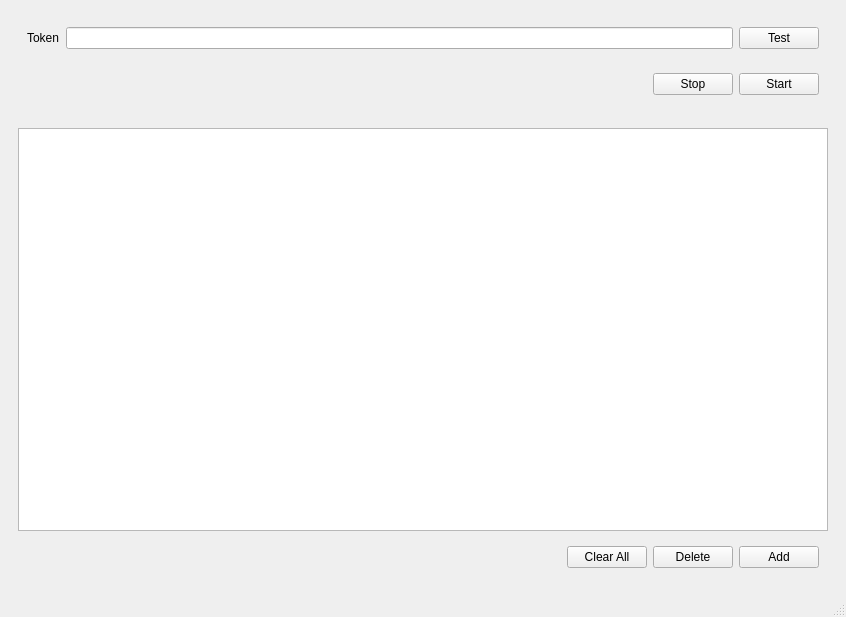
<?xml version="1.0" encoding="UTF-8"?>
<ui version="4.0">
 <class>MainWindow</class>
 <widget class="QMainWindow" name="MainWindow">
  <property name="geometry">
   <rect>
    <x>0</x>
    <y>0</y>
    <width>846</width>
    <height>617</height>
   </rect>
  </property>
  <property name="windowTitle">
   <string>MainWindow</string>
  </property>
  <property name="windowIcon">
   <iconset resource="resources.qrc">
    <normaloff>:/logo/images/logo.png</normaloff>:/logo/images/logo.png</iconset>
  </property>
  <widget class="QWidget" name="centralwidget">
   <layout class="QVBoxLayout" name="verticalLayout_3">
    <item>
     <widget class="QWidget" name="widget_2" native="true">
      <property name="sizePolicy">
       <sizepolicy hsizetype="Preferred" vsizetype="Preferred">
        <horstretch>0</horstretch>
        <verstretch>0</verstretch>
       </sizepolicy>
      </property>
      <layout class="QVBoxLayout" name="verticalLayout">
       <item>
        <widget class="QWidget" name="widget" native="true">
         <property name="sizePolicy">
          <sizepolicy hsizetype="Preferred" vsizetype="Maximum">
           <horstretch>0</horstretch>
           <verstretch>0</verstretch>
          </sizepolicy>
         </property>
         <layout class="QHBoxLayout" name="horizontalLayout_2">
          <item>
           <widget class="QLabel" name="label">
            <property name="text">
             <string>Token</string>
            </property>
           </widget>
          </item>
          <item>
           <widget class="QLineEdit" name="token_input"/>
          </item>
          <item>
           <widget class="QPushButton" name="test_btn">
            <property name="text">
             <string>Test</string>
            </property>
           </widget>
          </item>
         </layout>
        </widget>
       </item>
       <item alignment="Qt::AlignRight">
        <widget class="QWidget" name="widget_3" native="true">
         <property name="sizePolicy">
          <sizepolicy hsizetype="Maximum" vsizetype="Maximum">
           <horstretch>0</horstretch>
           <verstretch>0</verstretch>
          </sizepolicy>
         </property>
         <layout class="QHBoxLayout" name="horizontalLayout">
          <item>
           <widget class="QPushButton" name="stop_btn">
            <property name="text">
             <string>Stop</string>
            </property>
           </widget>
          </item>
          <item>
           <widget class="QPushButton" name="start_btn">
            <property name="text">
             <string>Start</string>
            </property>
           </widget>
          </item>
         </layout>
        </widget>
       </item>
      </layout>
     </widget>
    </item>
    <item>
     <widget class="QWidget" name="widget_4" native="true">
      <layout class="QVBoxLayout" name="verticalLayout_2">
       <item>
        <widget class="QTableView" name="tableView">
         <attribute name="horizontalHeaderCascadingSectionResizes">
          <bool>true</bool>
         </attribute>
        </widget>
       </item>
       <item alignment="Qt::AlignRight">
        <widget class="QWidget" name="widget_5" native="true">
         <property name="sizePolicy">
          <sizepolicy hsizetype="Maximum" vsizetype="Preferred">
           <horstretch>0</horstretch>
           <verstretch>0</verstretch>
          </sizepolicy>
         </property>
         <layout class="QHBoxLayout" name="horizontalLayout_3">
          <item>
           <widget class="QPushButton" name="clear_all_btn">
            <property name="text">
             <string>Clear All</string>
            </property>
           </widget>
          </item>
          <item>
           <widget class="QPushButton" name="delete_btn">
            <property name="text">
             <string>Delete</string>
            </property>
           </widget>
          </item>
          <item>
           <widget class="QPushButton" name="add_btn">
            <property name="text">
             <string>Add</string>
            </property>
           </widget>
          </item>
         </layout>
        </widget>
       </item>
      </layout>
     </widget>
    </item>
   </layout>
  </widget>
  <widget class="QMenuBar" name="menubar">
   <property name="geometry">
    <rect>
     <x>0</x>
     <y>0</y>
     <width>846</width>
     <height>20</height>
    </rect>
   </property>
  </widget>
  <widget class="QStatusBar" name="statusbar"/>
 </widget>
 <resources>
  <include location="resources.qrc"/>
 </resources>
 <connections/>
</ui>
